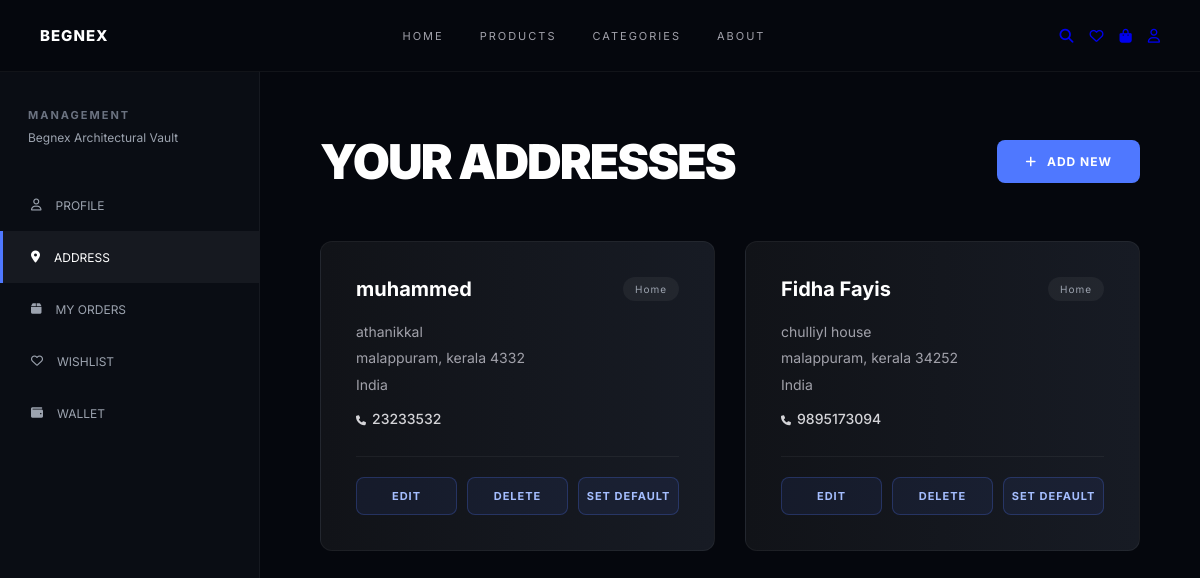
/address/ (signed in), run on the app's committed database.
### user/address/models.py (models this page shows, shortened)
class Address(models.Model):
    ADDRESS_TYPES = (
        ('Home', 'Home'),
        ('Work', 'Work'),
        ('Other', 'Other'),
    )
    user = models.ForeignKey(settings.AUTH_USER_MODEL, on_delete=models.CASCADE, related_name='addresses')
    name = models.CharField(max_length=150)
    phone_number = models.CharField(max_length=15)
    address_line_1 = models.CharField(max_length=255)
    address_line_2 = models.CharField(max_length=255, blank=True, null=True)
    city = models.CharField(max_length=100)
    state = models.CharField(max_length=100)
    pincode = models.CharField(max_length=20)
    country = models.CharField(max_length=100, default='India')
    address_type = models.CharField(max_length=10, choices=ADDRESS_TYPES, default='Home')
    is_default = models.BooleanField(default=False)
    created_at = models.DateTimeField(auto_now_add=True)
    updated_at = models.DateTimeField(auto_now=True)

### user/address/views.py (the view)
# urls.py: path('', views.address_list, name='address_list'),
@login_required
def address_list(request):
    addresses = Address.objects.filter(user=request.user).order_by('-is_default', '-created_at')
    return render(request, 'address/address_list.html', {'addresses': addresses})

### user/address/templates/address/address_list.html (shortened to what this page needs)
<!DOCTYPE html>
<html lang="en">
<head>
    <link rel="stylesheet" href="https://cdnjs.cloudflare.com/ajax/libs/font-awesome/6.5.1/css/all.min.css">
</head>
<body>
    <nav class="navbar">
        <div class="logo">BEGNEX</div>
        <div class="nav-links">
            <a href="{% url 'home' %}">HOME</a>
            <a href="#">PRODUCTS</a>
            <a href="#">CATEGORIES</a>
            <a href="#">ABOUT</a>
        </div>
        <div class="nav-icons">
            <a href="#"><i class="fa-solid fa-magnifying-glass"></i></a>
            <a href="#"><i class="fa-regular fa-heart"></i></a>
            <a href="#"><i class="fa-solid fa-bag-shopping"></i></a>
            <a href="{% url 'profile' %}"><i class="fa-regular fa-user"></i></a>
        </div>
    </nav>
    <section class="profile-wrapper">
        <div class="sidebar">
            <div class="sidebar-title">
                <h4>MANAGEMENT</h4>
                <p>Begnex Architectural Vault</p>
            </div>
            <div class="sidebar-links">
                <a href="{% url 'profile' %}"><i class="fa-regular fa-user"></i> PROFILE</a>
                <a href="{% url 'address_list' %}" class="active"><i class="fa-solid fa-location-dot"></i> ADDRESS</a>
                <a href="#"><i class="fa-solid fa-box"></i> MY ORDERS</a>
                <a href="#"><i class="fa-regular fa-heart"></i> WISHLIST</a>
                <a href="#"><i class="fa-solid fa-wallet"></i> WALLET</a>
            </div>
        </div>
        <div class="profile-content">
            <div class="profile-title-row">
                <h1 class="profile-title">YOUR ADDRESSES</h1>
                <a href="{% url 'add_address' %}" class="add-btn">
                    <i class="fa-solid fa-plus"></i> ADD NEW
                </a>
            </div>
            {% if addresses %}
            <div class="address-grid">
                {% for address in addresses %}
                <div class="address-card {% if address.is_default %}default{% endif %}">
                    <div class="card-header">
                        <div style="display:flex; align-items:center;">
                            <div class="card-title">{{ address.name }}</div>
                        </div>
                        <span class="badge-type">{{ address.address_type }}</span>
                    </div>
                    <div class="address-details">
                        <p>{{ address.address_line_1 }}</p>
                        <p>{{ address.city }}, {{ address.state }} {{ address.pincode }}</p>
                        <p>{{ address.country }}</p>
                        <p class="address-phone"><i class="fa-solid fa-phone" style="font-size:10px; margin-right:6px;"></i>{{ address.phone_number }}</p>
                    </div>
                    <div class="card-actions">
                        <a href="{% url 'edit_address' address.id %}" class="btn-action">EDIT</a>
                        <button class="btn-action" onclick="openDeleteModal('{% url 'delete_address' address.id %}')">DELETE</button>
                        {% if not address.is_default %}
                        <a href="{% url 'set_default_address' address.id %}" class="btn-action">SET DEFAULT</a>
                        {% endif %}
                    </div>
                </div>
                {% endfor %}
            </div>
            {% endif %}
        </div>
    </section>
</body>
</html>

### user/address/templates/address/address_list.html (style rules this page uses)
* { margin: 0; padding: 0; box-sizing: border-box; }
body { font-family: 'Inter', sans-serif; background: #05070D; color: white; overflow-x: hidden; }
a { text-decoration: none; }
.navbar { width: 100%; height: 72px; background: #05070D; border-bottom: 1px solid rgba(255,255,255,0.05); display: flex; justify-content: space-between; align-items: center; padding: 0 40px; position: sticky; top: 0; z-index: 1000; }
.logo { font-size: 15px; font-weight: 800; letter-spacing: 1px; }
.nav-links { display: flex; gap: 36px; }
.nav-links a { color: #A1A1AA; font-size: 11px; letter-spacing: 2px; transition: .3s; }
.nav-icons { display: flex; gap: 16px; color: #D4D4D8; font-size: 14px; }
.profile-wrapper { width: 100%; min-height: calc(100vh - 72px); display: flex; }
.sidebar { width: 260px; background: #0A0D14; border-right: 1px solid rgba(255,255,255,0.05); padding-top: 36px; flex-shrink: 0; }
.sidebar-title { padding: 0 28px; margin-bottom: 34px; }
.sidebar-title h4 { font-size: 11px; letter-spacing: 2px; color: #6B7280; margin-bottom: 8px; }
.sidebar-title p { font-size: 12px; color: #9CA3AF; }
.sidebar-links { display: flex; flex-direction: column; }
.sidebar-links a { height: 52px; display: flex; align-items: center; gap: 14px; padding: 0 28px; color: #9CA3AF; font-size: 12px; border-left: 3px solid transparent; transition: .3s; }
.sidebar-links a:hover, .sidebar-links .active { background: rgba(255,255,255,0.05); color: white; border-color: #4F78FF; }
.profile-content { flex: 1; padding: 60px; }
.profile-title-row { display: flex; justify-content: space-between; align-items: center; margin-bottom: 50px; }
.profile-title { font-size: 48px; font-weight: 900; letter-spacing: -2px; }
.add-btn { background: #4F78FF; color: white; padding: 14px 28px; border-radius: 8px; font-size: 12px; font-weight: 700; letter-spacing: 1px; transition: .3s; display: flex; align-items: center; gap: 10px; border: none; cursor: pointer; }
.address-grid { display: grid; grid-template-columns: repeat(auto-fill, minmax(380px, 1fr)); gap: 30px; }
.address-card { background: linear-gradient(to right, #111318, #171B24); border: 1px solid rgba(255,255,255,0.05); padding: 35px; border-radius: 12px; position: relative; overflow: hidden; transition: .3s; }
.card-header { display: flex; justify-content: space-between; align-items: center; margin-bottom: 20px; }
.card-title { font-size: 20px; font-weight: 700; }
.badge-type { background: rgba(255,255,255,0.05); padding: 6px 12px; border-radius: 20px; font-size: 10px; letter-spacing: 1px; color: #9CA3AF; }
.address-details { color: #A1A1AA; font-size: 14px; line-height: 1.6; margin-bottom: 25px; }
.address-details p { margin-bottom: 4px; }
.address-phone { margin-top: 12px; font-weight: 500; color: #D4D4D8; }
.card-actions { display: flex; gap: 10px; align-items: center; border-top: 1px solid rgba(255,255,255,0.05); padding-top: 20px; }
.btn-action { background: rgba(79,120,255,0.08); border: 1px solid rgba(79,120,255,0.25); color: #A5BEFF; padding: 11px 0; border-radius: 8px; font-size: 11px; font-weight: 700; letter-spacing: 1px; transition: all .25s ease; cursor: pointer; flex: 1; text-align: center; display: block; }
button.btn-action { font-family: 'Inter', sans-serif; }

### data on the page
Address: name "muhammed", address_type "Home", address_line_1 "athanikkal", city "malappuram", state "kerala", pincode "4332", country "India", phone_number "23233532", is_default "SET DEFAULT"
Address: name "Fidha Fayis", address_type "Home", address_line_1 "chulliyl house", city "malappuram", state "kerala", pincode "34252", country "India", phone_number "9895173094", is_default "SET DEFAULT"
